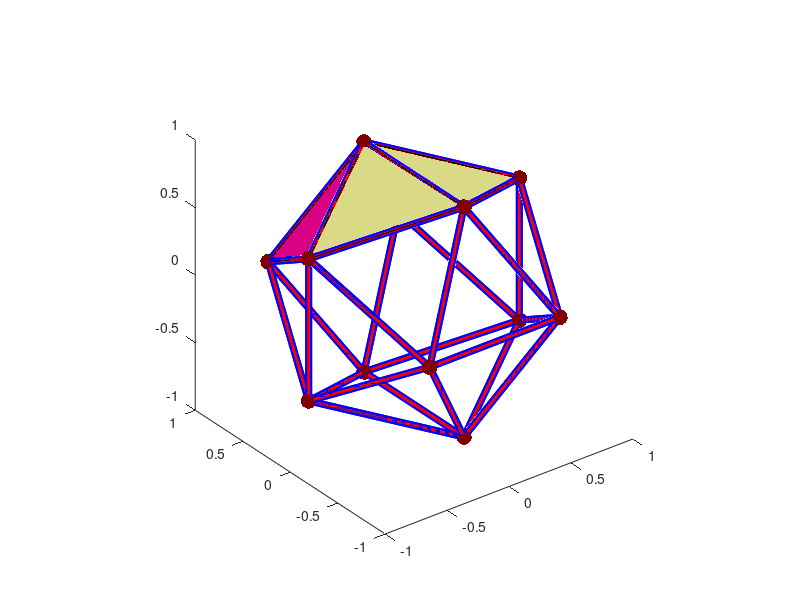

This figure's MATLAB source: (Note: this script raises an error after producing the figure.)
close all
clear all

%==============================
% Generate and illustrate a
% bucky ball (icosahedron)
%
% 12 vertices
% 20 triangular faces
%
% Each vertex has 5 nearest neighbors
%==============================

f = (1+sqrt(5))/2.0;  % golden ratio

Nv = 12;

%---
% define the vertices
%---

fc = 1.0/sqrt(1.0+f^2);

v(1,:)  = fc*[0, 1, f];
v(2,:)  = fc*[0, 1,-f];
v(3,:)  = fc*[0,-1, f];
v(4,:)  = fc*[0,-1,-f];
v(5,:)  = fc*[ 1, f,0];
v(6,:)  = fc*[ 1,-f,0];
v(7,:)  = fc*[-1, f,0];
v(8,:)  = fc*[-1,-f,0];
v(9,:)  = fc*[ f,0, 1];
v(10,:) = fc*[ f,0,-1];
v(11,:) = fc*[-f,0, 1];
v(12,:) = fc*[-f,0,-1];

for i=1:Nv
 radius(i) = v(i,1)^2+v(i,2)^2+v(i,3)^2;
end

%-------
% connectivity table
%
% c(i,j) = 1 if ith and jth vertices are neighbors
%
% neigh(i,1) is the first  neighbor of the ith vertex
% neigh(i,2) is the second neighbor of the ith vertex
% neigh(i,3) is the third  neighbor of the ith vertex
% neigh(i,4) is the fourth neighbor of the ith vertex
% neigh(i,5) is the fifth  neighbor of the ith vertex
%-------

c = zeros(Nv, Nv);

for i=1:Nv

 min = 100.0;
 imin1 = 1;

 for j=1:Nv
  if(j~=i)
   dist2 = (v(i,1)-v(j,1))^2+(v(i,2)-v(j,2))^2+(v(i,3)-v(j,3))^2;
   if(dist2<min)
    min = dist2;
    imin1 = j;
   end
  end
 end

 c(i,imin1) = 1;
 neigh(i,1) = imin1;

 min = 100.0;
 imin2 = 1;
 for j=1:Nv
  if(j~=i & j~=imin1)
   dist2 = (v(i,1)-v(j,1))^2+(v(i,2)-v(j,2))^2+(v(i,3)-v(j,3))^2;
   if(dist2<min)
    min = dist2;
    imin2 = j;
   end
  end
 end

 c(i,imin2) = 1;
 neigh(i,2) = imin2;

 min = 100.0;
 imin3 = 1;
 for j=1:Nv
  if(j~=i & j~=imin1 & j~=imin2)
   dist2 = (v(i,1)-v(j,1))^2+(v(i,2)-v(j,2))^2+(v(i,3)-v(j,3))^2;
   if(dist2<min)
    min = dist2;
    imin3 = j;
   end
  end
 end

 c(i,imin3) = 1;
 neigh(i,3) = imin3;

 min = 100.0;
 imin4 = 1;
 for j=1:Nv
  if(j~=i & j~=imin1 & j~=imin2 & j~=imin3)
   dist2 = (v(i,1)-v(j,1))^2+(v(i,2)-v(j,2))^2+(v(i,3)-v(j,3))^2;
   if(dist2<min)
    min = dist2;
    imin4 = j;
   end
  end
 end

 c(i,imin4) = 1;
 neigh(i,4) = imin4;

 min = 100.0;
 imin5 = 1;
 for j=1:Nv
  if(j~=i & j~=imin1 & j~=imin2 & j~=imin3 & j~=imin4)
   dist2 = (v(i,1)-v(j,1))^2+(v(i,2)-v(j,2))^2+(v(i,3)-v(j,3))^2;
   if(dist2<min)
    min = dist2;
    imin5 = j;
   end
  end
 end

 c(i,imin5) = 1;
 neigh(i,5) = imin5;

end

%---
% connectivity matrix is symmetric
%---

for i=1:Nv
 for j=1:i-1
  c(j,i) = c(i,j);
 end
end

%==================
% identify the faces
%==================

for i=1:Nv  % vertex tag
 vtag(i) = 0;
end

nface=0;  % count faces

%---
% Find the face vertices
% by scanning all vertices
% and interrogaring their neighbors
%
% Consider all combinations of five neighbors
%---

for i=1:Nv

 if(c(neigh(i,1),neigh(i,2))==1)
  nface = nface+1;
  face(nface,1) = i; 
  face(nface,2) = neigh(i,1); 
  face(nface,3) = neigh(i,2); 
 end

 if(c(neigh(i,1),neigh(i,3))==1)
  nface = nface+1;
  face(nface,1) = i; 
  face(nface,2) = neigh(i,1); 
  face(nface,3) = neigh(i,3); 
 end

 if(c(neigh(i,1),neigh(i,4))==1)
  nface = nface+1;
  face(nface,1) = i; 
  face(nface,2) = neigh(i,1); 
  face(nface,3) = neigh(i,4); 
 end

 if(c(neigh(i,1),neigh(i,5))==1)
  nface = nface+1;
  face(nface,1) = i; 
  face(nface,2) = neigh(i,1); 
  face(nface,3) = neigh(i,5); 
 end

 if(c(neigh(i,2),neigh(i,3))==1)
  nface = nface+1;
  face(nface,1) = i; 
  face(nface,2) = neigh(i,2); 
  face(nface,3) = neigh(i,3); 
 end

 if(c(neigh(i,2),neigh(i,4))==1)
  nface = nface+1;
  face(nface,1) = i; 
  face(nface,2) = neigh(i,2); 
  face(nface,3) = neigh(i,4); 
 end

 if(c(neigh(i,2),neigh(i,5))==1)
  nface = nface+1;
  face(nface,1) = i; 
  face(nface,2) = neigh(i,2); 
  face(nface,3) = neigh(i,5); 
 end

 if(c(neigh(i,3),neigh(i,4))==1)
  nface=nface+1;
  face(nface,1) = i; 
  face(nface,2) = neigh(i,3); 
  face(nface,3) = neigh(i,4); 
 end

 if(c(neigh(i,3),neigh(i,5))==1)
  nface = nface+1;
  face(nface,1) = i; 
  face(nface,2) = neigh(i,3); 
  face(nface,3) = neigh(i,5); 
 end

 if(c(neigh(i,4),neigh(i,5))==1)
  nface = nface+1;
  face(nface,1) = i; 
  face(nface,2) = neigh(i,4); 
  face(nface,3) = neigh(i,5); 
 end

end

%-------------
% unique faces
%-------------

nfaceu=1;
for k=1:3
  faceu(1,k)=face(1,k);
end

for i=2:nface

 count = 0;
 for k=1:3
  count = count+face(i,k)^2;
 end

 flag=0;
 for j=1:nfaceu
   count1 = 0;
   for k=1:3
    count1 = count1+faceu(j,k)^2;
   end
   if(abs(count-count1)<0.0001) flag=1; end
 end

 if(flag==0)
  nfaceu=nfaceu+1;
  for k=1:3
   faceu(nfaceu,k)=face(i,k);
  end
 end

end

%=====
% PLOTTING
%=====

%------------
% plor spheres at the vertices
%------------

[x,y,z]=sphere(16);
rad = 0.05;
x = rad*x; y=rad*y; z=rad*z;
u = ones(size(x));

for i=1:Nv
 x1 = x + v(i,1)*u;
 y1 = y + v(i,2)*u;
 z1 = z + v(i,3)*u;
 w1 = ones(size(x1));
 surf(x1,y1,z1,w1);
 colormap(jet)
 f = findobj('Type','surface');
 set(f,'FaceLighting','phong');
 material shiny
 shading interp
% light
 hold on
end
axis([-1 1 -1 1 -1 1])
axis('square')
grid off

%======
% plot struts between neighbors
%======

for i=1:Nv
for j=1:Nv
 if(c(i,j)==1)
  xplot(1)= v(i,1);
  yplot(1)= v(i,2);
  zplot(1)= v(i,3);
  xplot(2)= v(j,1);
  yplot(2)= v(j,2);
  zplot(2)= v(j,3);
  plot3(xplot,yplot,zplot,'b','Linewidth',5)
  plot3(xplot,yplot,zplot,'r','Linewidth',2)
 end
end
end

%----------------------
% draw the unique faces
%----------------------

for i=1:nfaceu

 for k=1:3
  polyx(k) =v(faceu(i,k),1); 
  polyy(k) =v(faceu(i,k),2); 
  polyz(k) =v(faceu(i,k),3); 
  polyc(k) =10; 
 end
 patch(polyx,polyy,polyz,polyz)
 clear polyx;
 clear polyy;
 clear polyz;
 clear polyc;

end

%---
% done
%---
